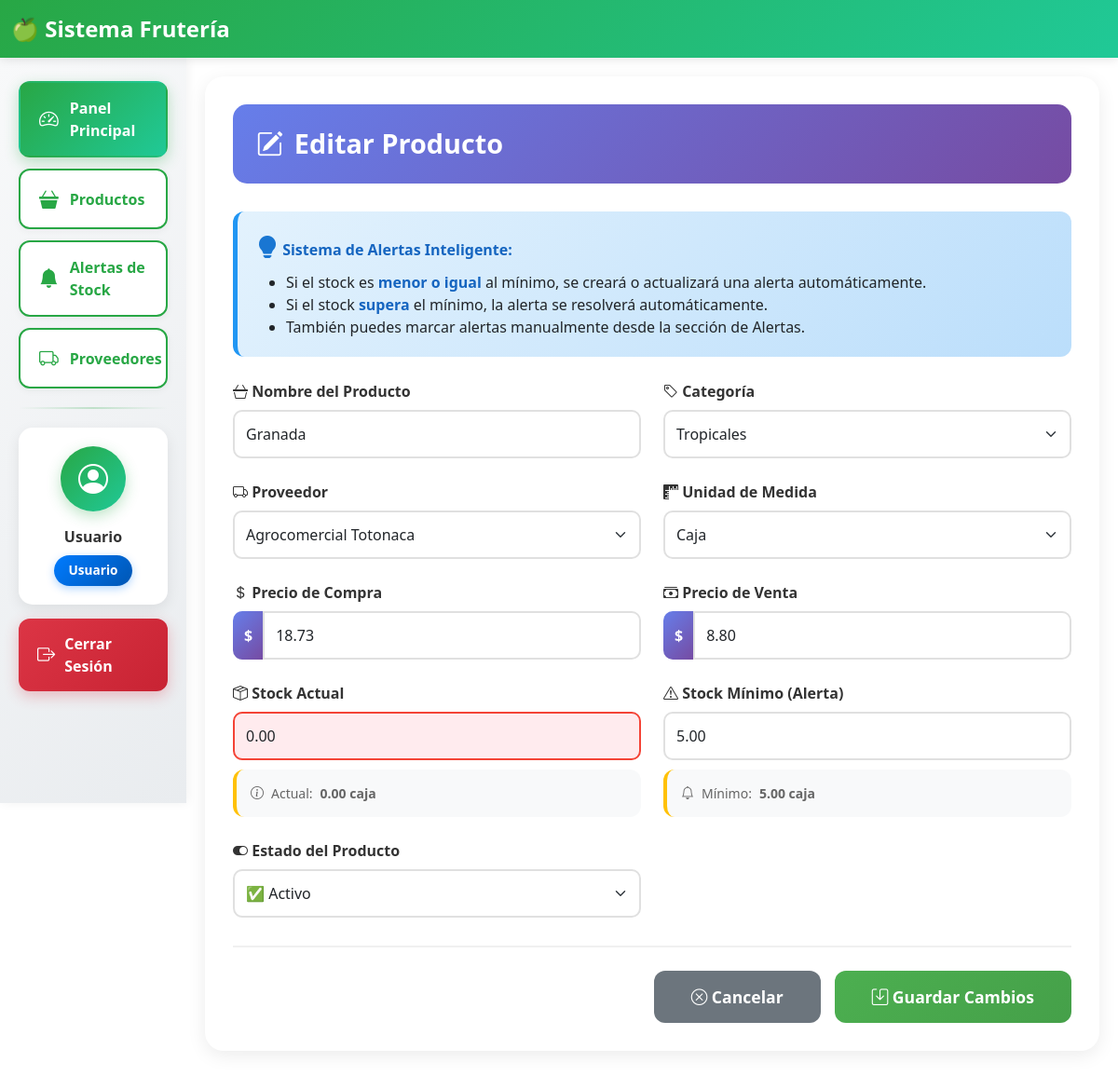
Page /editar_producto.php?id=4 on the committed database.
### tables this page shows
CREATE TABLE productos (
    id INT AUTO_INCREMENT PRIMARY KEY,
    nombre VARCHAR(100) NOT NULL,
    categoria_id INT,
    proveedor_id INT,
    precio_compra DECIMAL(10,2) NOT NULL,
    precio_venta DECIMAL(10,2) NOT NULL,
    stock_actual DECIMAL(10,2) DEFAULT 0,
    stock_minimo DECIMAL(10,2) DEFAULT 5,
    unidad_medida ENUM('kg', 'pieza', 'caja', 'racimo') NOT NULL,
    activo BOOLEAN DEFAULT TRUE,
    FOREIGN KEY (categoria_id) REFERENCES categorias(id) ON DELETE SET NULL,
    FOREIGN KEY (proveedor_id) REFERENCES proveedores(id) ON DELETE SET NULL
);

CREATE TABLE categorias (
    id INT AUTO_INCREMENT PRIMARY KEY,
    nombre VARCHAR(50) NOT NULL,
    descripcion VARCHAR(255)
);

CREATE TABLE proveedores (
    id INT AUTO_INCREMENT PRIMARY KEY,
    nombre VARCHAR(100) NOT NULL,
    contacto VARCHAR(100),
    telefono VARCHAR(15),
    direccion VARCHAR(255),
    activo BOOLEAN DEFAULT TRUE
);

### editar_producto.php (the view, shortened to what this page needs)
<?php
require_once 'conexion.php';
include 'includes/header.php';
if ($_SERVER['REQUEST_METHOD'] === 'GET' && isset($_GET['id'])) {
    $id = $_GET['id'];
    $stmt = $pdo->prepare("SELECT * FROM productos WHERE id = ?");
    $stmt->execute([$id]);
    $producto = $stmt->fetch();
    $categorias = $pdo->query("SELECT * FROM categorias")->fetchAll();
    $proveedores = $pdo->query("SELECT * FROM proveedores WHERE activo = 1")->fetchAll();
}
include 'includes/sidebar.php';
?>
<div class="form-container">
    <div class="form-header">
        <h2>
            <i class="bi bi-pencil-square"></i>
            Editar Producto
        </h2>
    </div>
    <div class="alert alert-info-custom">
        <i class="bi bi-lightbulb-fill"></i>
        <strong>Sistema de Alertas Inteligente:</strong>
        <ul class="mb-0 mt-2">
            <li>Si el stock es <strong>menor o igual</strong> al mínimo, se creará o actualizará una alerta automáticamente.</li>
            <li>Si el stock <strong>supera</strong> el mínimo, la alerta se resolverá automáticamente.</li>
            <li>También puedes marcar alertas manualmente desde la sección de Alertas.</li>
        </ul>
    </div>
    <form method="POST">
        <div class="row g-4">
            <div class="col-md-6">
                <label class="form-label">
                    <i class="bi bi-basket3"></i> Nombre del Producto
                </label>
                <input type="text" class="form-control" name="nombre" required
                       value="<?= htmlspecialchars($producto['nombre']) ?>">
            </div>
            <div class="col-md-6">
                <label class="form-label">
                    <i class="bi bi-tag"></i> Categoría
                </label>
                <select class="form-select" name="categoria_id" required>
                    <?php foreach($categorias as $cat): ?>
                        <option value="<?= $cat['id'] ?>" <?= $producto['categoria_id'] == $cat['id'] ? 'selected' : '' ?>>
                            <?= htmlspecialchars($cat['nombre']) ?>
                        </option>
                    <?php endforeach; ?>
                </select>
            </div>
            <div class="col-md-6">
                <label class="form-label">
                    <i class="bi bi-truck"></i> Proveedor
                </label>
                <select class="form-select" name="proveedor_id" required>
                    <?php foreach($proveedores as $prov): ?>
                        <option value="<?= $prov['id'] ?>" <?= $producto['proveedor_id'] == $prov['id'] ? 'selected' : '' ?>>
                            <?= htmlspecialchars($prov['nombre']) ?>
                        </option>
                    <?php endforeach; ?>
                </select>
            </div>
            <div class="col-md-6">
                <label class="form-label">
                    <i class="bi bi-rulers"></i> Unidad de Medida
                </label>
                <select class="form-select" name="unidad_medida" required>
                    <option value="caja" <?= $producto['unidad_medida'] == 'caja' ? 'selected' : '' ?>>Caja</option>
                </select>
            </div>
            <div class="col-md-6">
                <label class="form-label">
                    <i class="bi bi-currency-dollar"></i> Precio de Compra
                </label>
                <div class="input-group">
                    <span class="input-group-text">$</span>
                    <input type="number" step="0.01" class="form-control" name="precio_compra"
                           required value="<?= $producto['precio_compra'] ?>">
                </div>
            </div>
            <div class="col-md-6">
                <label class="form-label">
                    <i class="bi bi-cash-stack"></i> Precio de Venta
                </label>
                <div class="input-group">
                    <span class="input-group-text">$</span>
                    <input type="number" step="0.01" class="form-control" name="precio_venta"
                           required value="<?= $producto['precio_venta'] ?>">
                </div>
            </div>
            <div class="col-md-6">
                <label class="form-label">
                    <i class="bi bi-box-seam"></i> Stock Actual
                </label>
                <input type="number" step="0.01" class="form-control" name="stock_actual"
                       required value="<?= $producto['stock_actual'] ?>" id="stock_actual">
                <div class="stock-info">
                    <small>
                        <i class="bi bi-info-circle"></i>
                        Actual: <strong><?= $producto['stock_actual'] ?> <?= $producto['unidad_medida'] ?></strong>
                    </small>
                </div>
            </div>
            <div class="col-md-6">
                <label class="form-label">
                    <i class="bi bi-exclamation-triangle"></i> Stock Mínimo (Alerta)
                </label>
                <input type="number" step="0.01" class="form-control" name="stock_minimo"
                       required value="<?= $producto['stock_minimo'] ?>" id="stock_minimo">
                <div class="stock-info">
                    <small>
                        <i class="bi bi-bell"></i>
                        Mínimo: <strong><?= $producto['stock_minimo'] ?> <?= $producto['unidad_medida'] ?></strong>
                    </small>
                </div>
            </div>
            <div class="col-md-6">
                <label class="form-label">
                    <i class="bi bi-toggle-on"></i> Estado del Producto
                </label>
                <select class="form-select" name="activo">
                    <option value="1" <?= $producto['activo'] ? 'selected' : '' ?>>✅ Activo</option>
                </select>
            </div>
        </div>
        <div class="form-actions">
            <a href="productos.php" class="btn btn-cancelar">
                <i class="bi bi-x-circle"></i> Cancelar
            </a>
            <button type="submit" class="btn btn-guardar-cambios">
                <i class="bi bi-save"></i> Guardar Cambios
            </button>
        </div>
    </form>
</div>
</div>
</div>
</div>

### editar_producto.php (style rules this page uses)
.form-container { background: white; border-radius: 20px; padding: 30px; box-shadow: 0 5px 20px rgba(0, 0, 0, 0.08); margin-bottom: 30px; }
.form-header { background: linear-gradient(135deg, #667eea, #764ba2); border-radius: 15px; padding: 25px; color: white; margin-bottom: 30px; }
.form-header h2 { margin: 0; font-size: 1.8rem; font-weight: 700; display: flex; align-items: center; gap: 12px; }
.alert-info-custom { background: linear-gradient(135deg, #e3f2fd, #bbdefb); border: none; border-left: 5px solid #2196f3; border-radius: 12px; padding: 20px; margin-bottom: 25px; }
.alert-info-custom i { font-size: 1.5rem; color: #1976d2; }
.alert-info-custom strong { color: #1565c0; }
.form-label { font-weight: 600; color: #333; margin-bottom: 8px; }
.form-control, .form-select { border-radius: 10px; border: 2px solid #e0e0e0; padding: 12px; transition: all 0.3s ease; }
.input-group-text { background: linear-gradient(135deg, #667eea, #764ba2); color: white; border: none; font-weight: 600; border-radius: 10px 0 0 10px; }
.stock-info { background: #f8f9fa; border-radius: 12px; padding: 15px; margin-top: 10px; border-left: 4px solid #ffc107; }
.stock-info small { color: #666; display: flex; align-items: center; gap: 8px; }
.btn-guardar-cambios { background: linear-gradient(135deg, #4caf50, #45a049); color: white; padding: 15px 40px; border-radius: 12px; border: none; font-weight: 600; font-size: 1.1rem; transition: all 0.3s ease; }
.btn-cancelar { background: #6c757d; color: white; padding: 15px 40px; border-radius: 12px; border: none; font-weight: 600; font-size: 1.1rem; transition: all 0.3s ease; }
.form-actions { display: flex; gap: 15px; justify-content: flex-end; margin-top: 30px; padding-top: 25px; border-top: 2px solid #f0f0f0; }

### rows in the picture
productos: nombre "Granada", categoria_id "Tropicales", proveedor_id "Agrocomercial Totonaca", unidad_medida "Caja", precio_compra "18.73", precio_venta "8.80", stock_actual "0.00", unidad_medida "caja", stock_minimo "5.00", activo "✅ Activo"

### other values in the picture
$_SESSION['nombre'] "Usuario"
